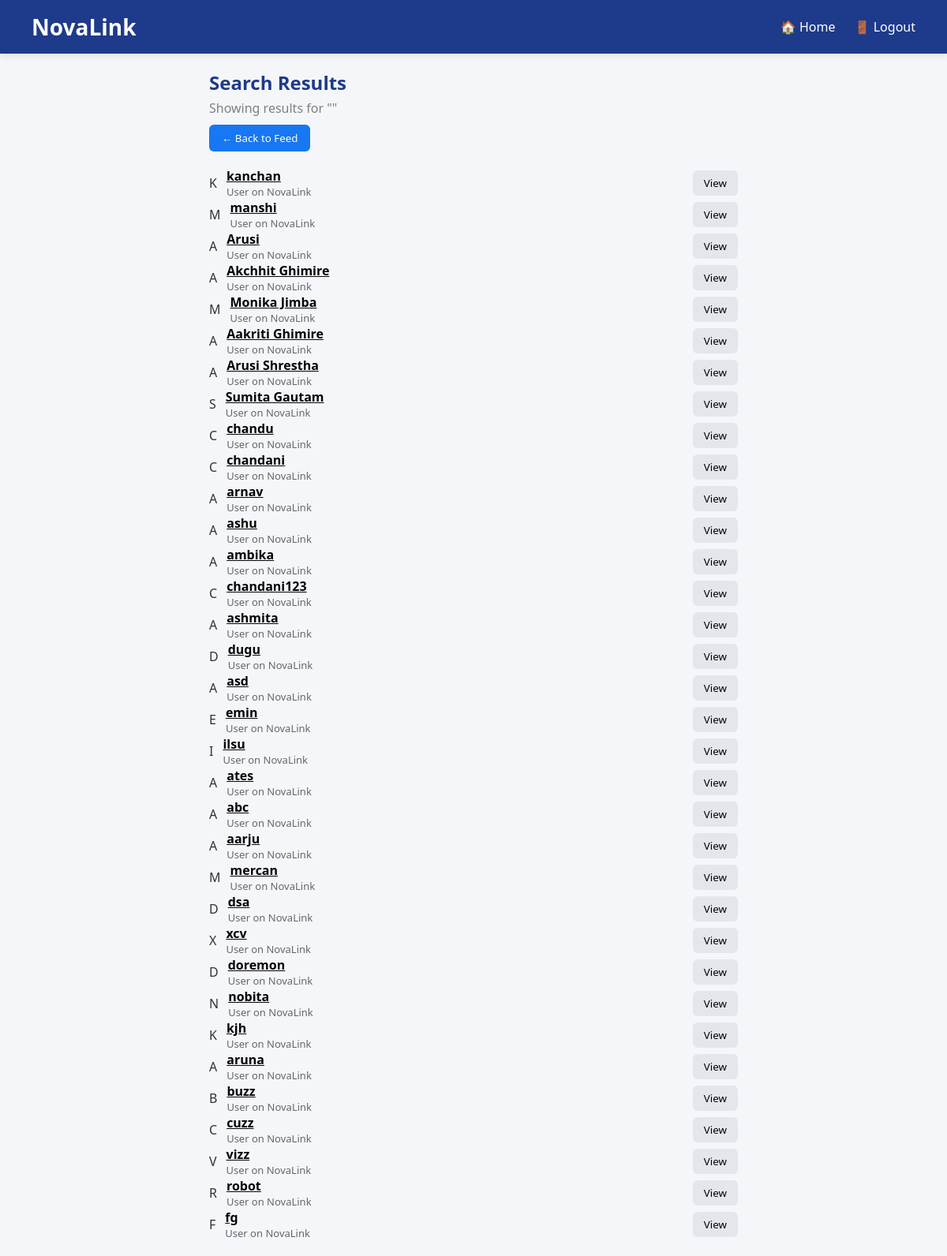
Page /search (signed in) on the earlier database version.
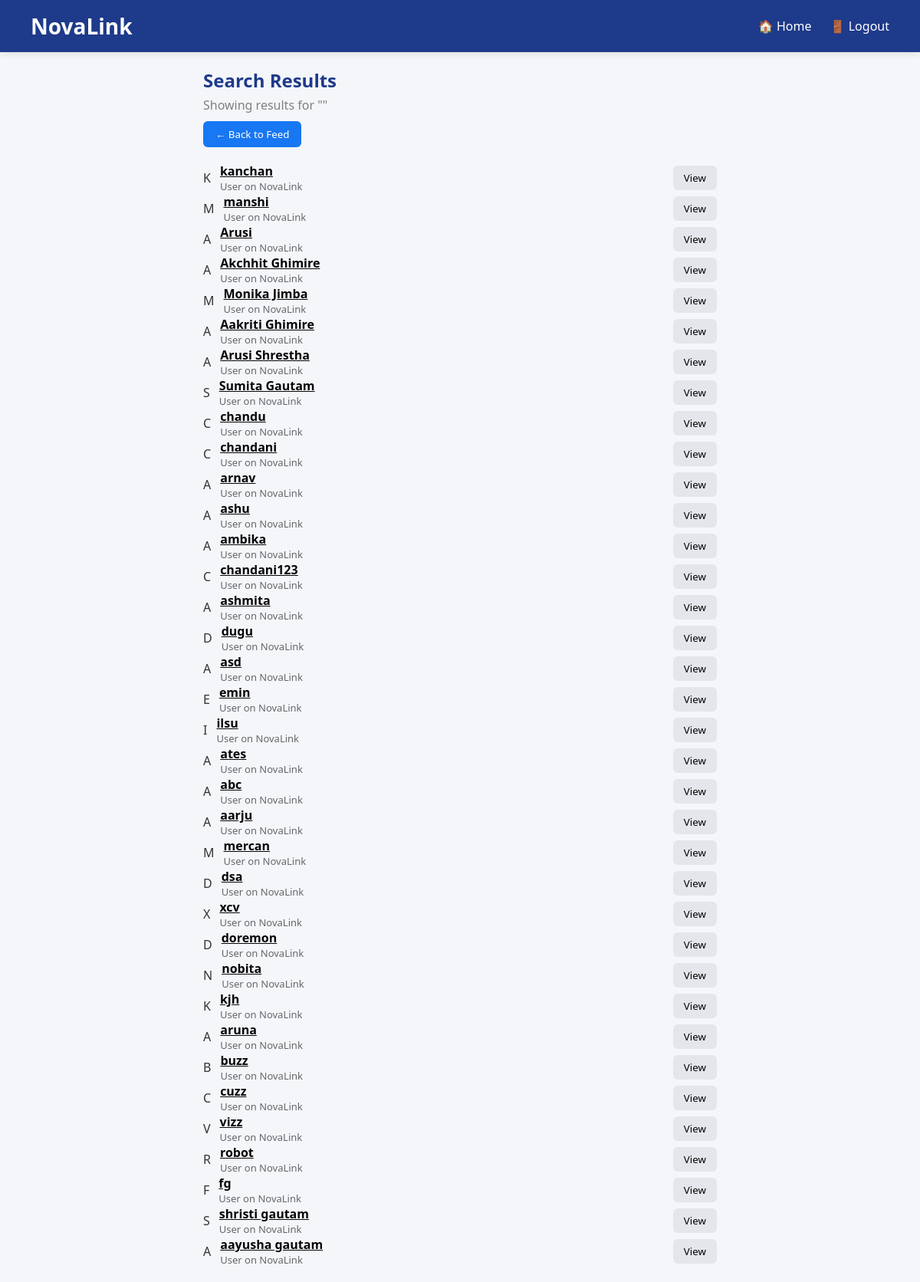
Same page on the later database version.
### tables this page shows
CREATE TABLE users(
    id INTEGER PRIMARY KEY AUTOINCREMENT,
    username TEXT NOT NULL,
    email TEXT UNIQUE,
    password TEXT
, bio TEXT, profile_image TEXT, cover_image TEXT, location TEXT, website TEXT, date_of_birth TEXT, parent_email TEXT, is_minor INTEGER DEFAULT 0, account_status TEXT DEFAULT 'active', parent_consent_status TEXT DEFAULT 'not_required');

### app.py (the view)
@app.route("/search")
def search():
    if "user_id" not in session:
        return redirect("/login")
    query = request.args.get("q", "")
    conn = sqlite3.connect("database.db")
    cursor = conn.cursor()
    cursor.execute("""
        SELECT id, username
        FROM users
        WHERE username LIKE ?
    """, ('%' + query + '%',))
    users = cursor.fetchall()
    conn.close()
    return render_template("search.html", users=users, query=query)

### app.py (called while the page is built)
@app.before_request
def before_request():
    print("➡ Request:", request.method, request.path)

### templates/search.html (shortened to what this page needs)
<!DOCTYPE html>
<html>
<head>
    <link rel="stylesheet" href="/static/style.css">
</head>
<body>
<div class="navbar">
    <div class="logo">NovaLink</div>
    <div class="nav-links">
        <a href="/feed">🏠 Home</a>
        <a href="/logout">🚪 Logout</a>
    </div>
</div>
<div style="max-width:700px; margin:20px auto; padding:0 15px;">
    <div class="card" style="margin-bottom:15px;">
        <h2 style="margin:0; color:#1e3a8a;">
            Search Results
        </h2>
        <p style="color:gray; margin-top:5px;">
            Showing results for "<b>{{ query }}</b>"
        </p>
        <a href="/feed">
            <button style="
                margin-top:10px;
                background:#1877f2;
                color:white;
                border:none;
                padding:8px 16px;
                border-radius:6px;
                cursor:pointer;
                font-weight:500;
            ">
                ← Back to Feed
            </button>
        </a>
    </div>
</div>
<div style="max-width:700px; margin:20px auto; padding:0 15px;">
    {% if users %}
        {% for user in users %}
        <div class="card" style="
            display:flex;
            align-items:center;
            justify-content:space-between;
        ">
            <div style="display:flex; align-items:center; gap:12px;">
                <div class="avatar">
                    {{ user[1][0]|upper }}
                </div>
                <div>
                    <a href="/profile/{{ user[1] }}" style="
                        font-weight:600;
                        font-size:16px;
                        color:#050505;
                    ">
                        {{ user[1] }}
                    </a>
                    <div style="font-size:13px; color:#65676b;">
                        User on NovaLink
                    </div>
                </div>
            </div>
            <a href="/profile/{{ user[1] }}">
                <button style="
                    background:#e4e6eb;
                    color:#050505;
                    border:none;
                    padding:7px 14px;
                    border-radius:6px;
                    cursor:pointer;
                    font-weight:500;
                ">
                    View
                </button>
            </a>
        </div>
        {% endfor %}
    {% else %}
        <div class="card" style="text-align:center; color:gray;">
            No users found
        </div>
    {% endif %}
</div>
</body>
</html>

Differences in the rows shown:
added users: username "S", username "shristi gautam"
added users: username "A", username "aayusha gautam"
